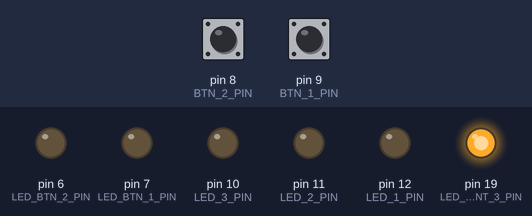
The program below on a simulated Arduino Nano, built with avr-gcc and run on an emulated ATmega328P. On the bench: output pins drawn as LEDs (lit = HIGH). The inputs (shaded band) are chosen by the test bench; at power-on: pin 8 (BTN_2_PIN) LOW, pin 9 (BTN_1_PIN) LOW. What the program prints to the serial monitor is not drawn.

Above: at 1.2 s.
1.3 s: pin 8 (BTN_2_PIN) pulled HIGH for 0.15 s
At 1.37 s:
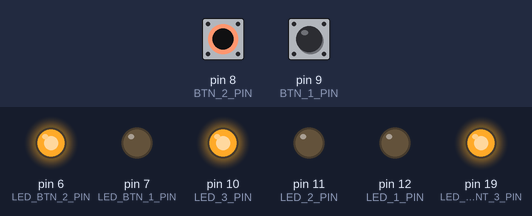
2.9 s: pin 9 (BTN_1_PIN) pulled HIGH for 0.15 s
At 2.97 s:
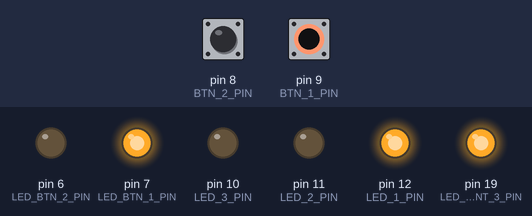
4.5 s: pin 9 (BTN_1_PIN) pulled HIGH for 3.2 s
At 8.9 s:
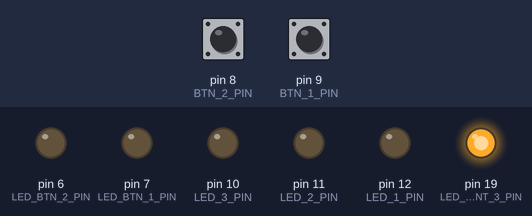
9.2 s: pin 8 (BTN_2_PIN) pulled HIGH for 3.2 s
At 10.2 s:
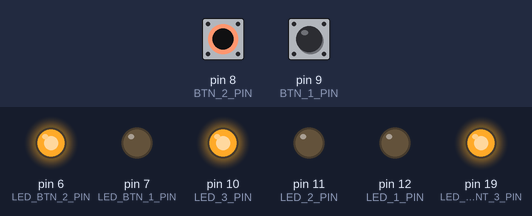
13.9 s: pin 8 (BTN_2_PIN) driven HIGH and pin 9 (BTN_1_PIN) driven HIGH
At 15.0 s:
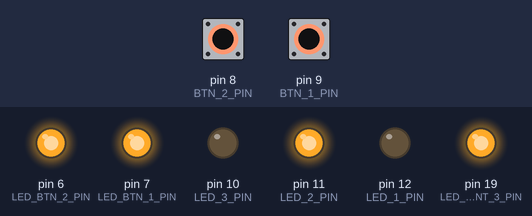
Timing chart, 0 to 16.4 s (numbered marks = the images above; inputs shaded):
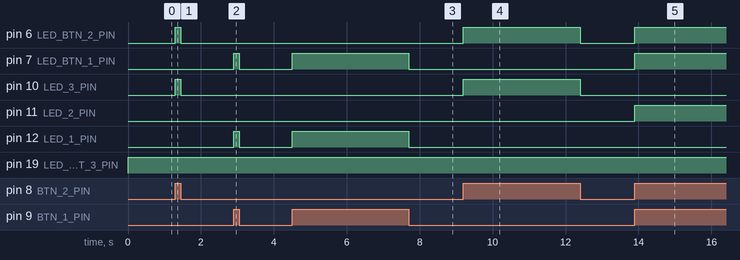

Measured:
- after the input at 1.3 s, pin 6 (LED_BTN_2_PIN), pin 10 (LED_3_PIN): LOW → HIGH at once, → LOW 0.15 s later
- after the input at 2.9 s, pin 7 (LED_BTN_1_PIN), pin 12 (LED_1_PIN): LOW → HIGH at once, → LOW 0.15 s later
- after the input at 4.5 s, pin 7 (LED_BTN_1_PIN), pin 12 (LED_1_PIN): LOW → HIGH at once, → LOW 3.2 s later
- after the input at 9.2 s, pin 6 (LED_BTN_2_PIN), pin 10 (LED_3_PIN): LOW → HIGH at once, → LOW 3.2 s later
- after the input at 13.9 s, pin 6 (LED_BTN_2_PIN), pin 7 (LED_BTN_1_PIN), pin 11 (LED_2_PIN): LOW → HIGH at once

The program:

main.cpp
```cpp
#include <Arduino.h>

const int BTN_1_PIN = 9;
const int BTN_2_PIN = 8;

const int LED_BTN_1_PIN = 7;
const int LED_BTN_2_PIN = 6;

// TODO: Remove these, don't think they are used
// TODO: confirm
const int LED_FRNT_1_PIN = 21;
const int LED_FRNT_2_PIN = 20;
const int LED_FRNT_3_PIN = 19;

const int LED_1_PIN = 12;
const int LED_2_PIN = 11;
const int LED_3_PIN = 10;

int btn1 = 0;
int btn2 = 0;

void(* resetFunc) (void) = 0;

void setup() {
  Serial.begin(9600);
  Serial.setTimeout(10);
  Serial.println("READY");
  Serial.println("Museum Peephole by kevinc...");

  pinMode(LED_1_PIN, OUTPUT);
  pinMode(LED_2_PIN, OUTPUT);
  pinMode(LED_3_PIN, OUTPUT);

  pinMode(LED_BTN_1_PIN, OUTPUT);
  pinMode(LED_BTN_2_PIN, OUTPUT);

  pinMode(LED_FRNT_1_PIN, OUTPUT);
  pinMode(LED_FRNT_2_PIN, OUTPUT);
  pinMode(LED_FRNT_3_PIN, OUTPUT);

  pinMode(BTN_1_PIN, INPUT);
  pinMode(BTN_2_PIN, INPUT);
}

void loop() {
  btn1 = digitalRead(BTN_1_PIN);
  btn2 = digitalRead(BTN_2_PIN);

  // map led above button to state of button
  digitalWrite(LED_BTN_1_PIN, btn1);
  digitalWrite(LED_BTN_2_PIN, btn2);

  digitalWrite(LED_FRNT_1_PIN, HIGH);
  digitalWrite(LED_FRNT_2_PIN, HIGH);
  digitalWrite(LED_FRNT_3_PIN, HIGH);

  if (btn1 == HIGH && btn2 == LOW) {
    digitalWrite(LED_1_PIN, HIGH);
  } else {
    digitalWrite(LED_1_PIN, LOW);
  }

  if (btn1 == HIGH && btn2 == HIGH) {
    digitalWrite(LED_2_PIN, HIGH);
  } else {
    digitalWrite(LED_2_PIN, LOW);
  }

  if (btn2 == HIGH && btn1 == LOW) {
    digitalWrite(LED_3_PIN, HIGH);
  } else {
    digitalWrite(LED_3_PIN, LOW);
  }
}
```
